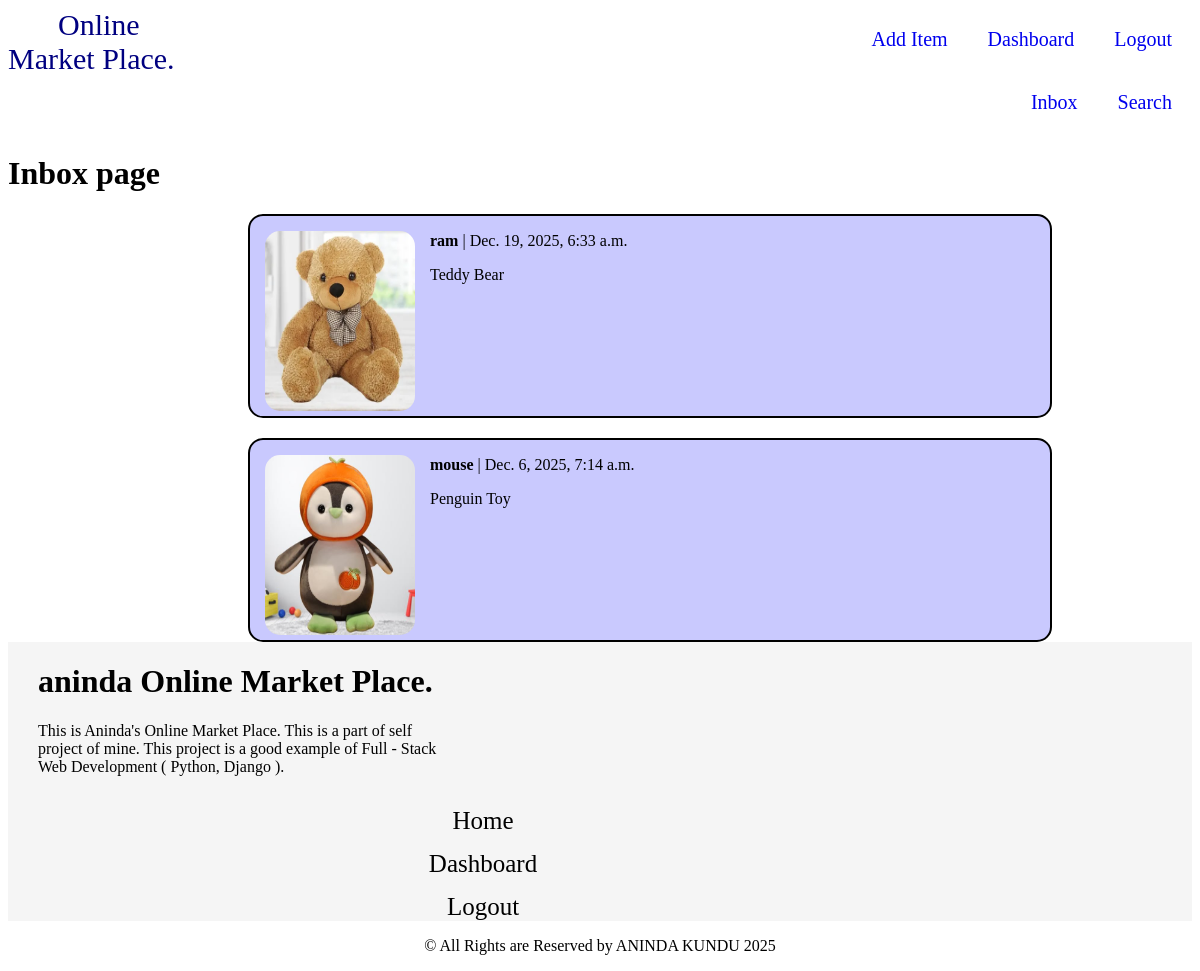
The app's page /inbox (signed in) with its own data.
### conversation/models.py (models this page shows)
class Conversation(models.Model):
    item = models.ForeignKey(Item, related_name = 'conversations', on_delete = models.CASCADE)
    members = models.ManyToManyField(User, related_name = 'conversations')
    created_at = models.DateTimeField(auto_now_add = True)
    modified_at = models.DateTimeField(auto_now = True)
    class Meta:
        ordering = ('-created_at',)

### marketplace/models.py (models this page shows, shortened)
class Item(models.Model):
    created_by = models.ForeignKey(User, on_delete = models.CASCADE)
    category = models.ForeignKey(Category, on_delete = models.CASCADE, related_name = "items")
    name = models.CharField(max_length = 255)
    image = models.ImageField(upload_to = "item/", null = True, blank = True)
    price = models.IntegerField()
    description = models.TextField()
    is_sold = models.BooleanField(default = False)
    created_at = models.DateTimeField(auto_now_add = True)
    modified_at = models.DateTimeField(auto_now = True)

### conversation/views.py (the view)
# urls.py: path('inbox', views.inbox, name = "inbox"),
@login_required
def inbox(request):
    conversations = Conversation.objects.filter(members__in=[request.user.id]).prefetch_related('members', 'item')
    return render(request, 'conversation/inbox.html', {'conversations': conversations})

### conversation/templates/conversation/inbox.html (shortened to what this page needs)
{%  extends 'core/base.html' %}
{%  load static %}
{%  block content %}
<h1>Inbox page</h1>
<div class = "job">
        {% if conversations %}
            {% for conversation in conversations %}
            <a href = "{% url 'conversation_detail' conversation.pk   %}" class = "screening">
                <div class = "head">
                    <div>
                        {% if conversation.item.image %}
                            <img src="{{ conversation.item.image.url }}" alt="Item" class = "recruiter">
                        {% endif %}
                    </div>
                    <div>
                        {% for member in conversation.members.all %}
                            {% if member != request.user %}
                                <p><strong>{{ member.username }}</strong> | {{ conversation.modified_at }}</p>
                                <p>{{ conversation.item.name }}</p>
                            {% endif %}
                        {% endfor %}
                    </div>
                </div>
                </a>
            {% endfor %}
        {% else %}
            <p>You have no conversations yet.</p>
        {% endif %}
</div>
{%  endblock   %}

### core/templates/core/base.html (shortened to what this page needs)
{% load static  %}
<!DOCTYPE html>
<html lang="en">
<head>
    <link rel = "stylesheet" href = "{% static 'css/style.css'  %}">
    <link rel = "stylesheet" href = "{% static 'css/header.css'  %}">
    <link rel = "stylesheet" href = "{%  static 'css/footer.css'  %}">
    <link rel = "stylesheet" href = "{% static 'css/authenticate.css' %}">
    <link rel = "stylesheet" href = "{% static 'css/marketplace.css' %}">
    <link rel = "stylesheet" href = "{%  static 'css/dashboard.css'  %}">
    <link rel = "stylesheet" href = "{%  static 'css/conversation.css'  %}">
</head>
<body>
    {% include 'core/partials/header.html'  %}
    <main>
        {% block content  %}
        {% endblock   %}
    </main>
    {%  include 'core/partials/footer.html' %}
</body>
</html>

### core/templates/core/partials/header.html
{% load static  %}
<header>
    <nav>
        <div>
            <a href = "{% url 'home'  %}" class = "fruit">Online Market Place.</a>
        </div>
        <div class = "savior">
            {%  if user.is_authenticated %}
            <a href = "{% url 'logout'  %}" class = "link">Logout</a>
            <a href = "{%  url 'dashboard' %}" class = "link">Dashboard</a>
            <a href = "{% url 'add_item'  %}" class = "link">Add Item</a>
            <a href = "{% url 'search' %}" class = "link">Search</a>
            <a href = "{% url 'inbox' %}" class = "link">Inbox</a>
            {% else  %}
            <a href = "{% url 'signup' %}" class = "link">Signup</a>
            <a href = "{% url 'login'  %}" class = "link">Login</a>
            {% endif %}
        </div>
    </nav>
</header>

### core/templates/core/partials/footer.html
{% load static %}
<footer>
    <div class = "ration">
        <div class = "food">
            <h1>aninda Online Market Place.</h1>
            <p>This is Aninda's Online Market Place. This is a part of self project of mine. This project is a good example of
                Full - Stack Web Development ( Python, Django ).
            </p>
        </div>
        <div class = "famaine">
            <a href = "{% url 'home' %}" class = "hunger">Home</a>
            {% if user.is_authenticated  %}
                <a href = "{% url 'dashboard'%}" class = "hunger">Dashboard</a>
                <a href = "{% url 'logout' %}" class = "hunger">Logout</a>
            {%  else %}
                <a href = "{% url 'login'  %}" class = "hunger">Login</a>
                <a href = "{% url 'signup' %}" class = "hunger">Signup</a>
            {%  endif %}
        </div>
    </div>
    <p class = "starve">&copy; All Rights are Reserved by ANINDA KUNDU {% now 'Y' %}</p>
</footer>

### core/static/css/header.css (style rules this page uses)
header { margin: 0px; padding: 0px; }
nav { display: flex; }
.fruit { text-decoration: none; font-size: 30px; color: navy; margin-left: 50px; }
.savior { margin-left: 600px; }
.link { text-decoration: none; font-size: 20px; float: right; margin: 15px; padding: 5px; scroll-behavior: smooth; }

### core/static/css/footer.css (style rules this page uses)
.ration { display: flex; flex-wrap: wrap; background-color: whitesmoke; }
.food { width: 400px; margin-left: 30px; }
.famaine { text-align: center; align-content: center; width: 950px; }
.hunger { text-decoration: none; color: black; font-size: 25px; display: block; margin-top: 15px; }
.starve { text-align: center; }

### conversation/static/css/conversation.css (style rules this page uses)
.job { display: flex; flex-direction: column; align-items: center; justify-content: center; gap: 20px; }
.head { display: flex; height: 200px; border: 2px solid black; border-radius: 15px; background-color: #c9c9fe; width: 800px; }
.recruiter { height: 180px; width: 150px; border-radius: 15px; margin: 15px; }
.screening { text-decoration: none; color: black; margin-left: 100px; }

### records on screen
Conversation: item.image (picture), modified_at "Dec. 19, 2025, 6:33 a.m.", item.name "Teddy Bear"
Conversation: item.image (picture), modified_at "Dec. 6, 2025, 7:14 a.m.", item.name "Penguin Toy"

### other values on screen
{{ member.username }} "ram"
{{ member.username }} "mouse"
